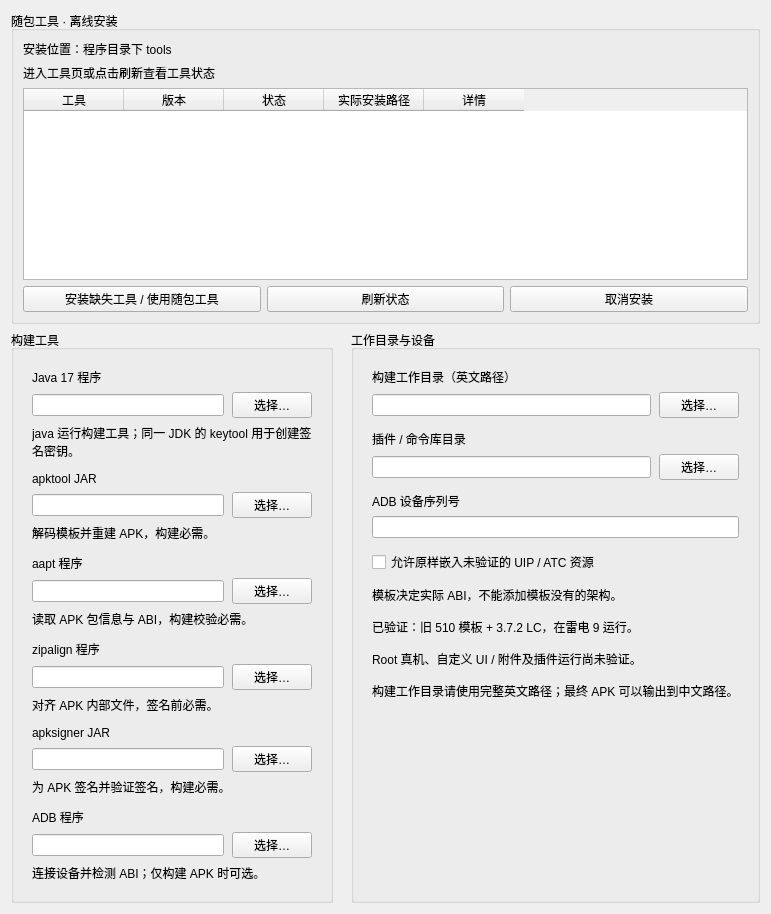
            <widget class="QWidget" name="toolsPageContent">
             <layout class="QVBoxLayout" name="toolsContentLayout">
              <item>
               <widget class="QGroupBox" name="toolsInstallCard">
                <property name="title">
                 <string>随包工具 · 离线安装</string>
                </property>
                <layout class="QVBoxLayout" name="toolsInstallLayout">
                 <item>
                  <widget class="QLabel" name="toolsInstallLocation">
                   <property name="text">
                    <string>安装位置：程序目录下 tools</string>
                   </property>
                   <property name="wordWrap">
                    <bool>true</bool>
                   </property>
                  </widget>
                 </item>
                 <item>
                  <widget class="QLabel" name="toolsStatusHint">
                   <property name="text">
                    <string>进入工具页或点击刷新查看工具状态</string>
                   </property>
                   <property name="wordWrap">
                    <bool>true</bool>
                   </property>
                  </widget>
                 </item>
                 <item>
                  <widget class="QTableWidget" name="toolsTable">
                   <property name="minimumHeight">
                    <number>180</number>
                   </property>
                   <property name="maximumHeight">
                    <number>210</number>
                   </property>
                   <property name="columnCount">
                    <number>5</number>
                   </property>
                   <column>
                    <property name="text">
                     <string>工具</string>
                    </property>
                   </column>
                   <column>
                    <property name="text">
                     <string>版本</string>
                    </property>
                   </column>
                   <column>
                    <property name="text">
                     <string>状态</string>
                    </property>
                   </column>
                   <column>
                    <property name="text">
                     <string>实际安装路径</string>
                    </property>
                   </column>
                   <column>
                    <property name="text">
                     <string>详情</string>
                    </property>
                   </column>
                  </widget>
                 </item>
                 <item>
                  <layout class="QHBoxLayout" name="toolsInstallButtons">
                   <item>
                    <widget class="QPushButton" name="installToolsButton">
                     <property name="text">
                      <string>安装缺失工具 / 使用随包工具</string>
                     </property>
                    </widget>
                   </item>
                   <item>
                    <widget class="QPushButton" name="refreshToolsButton">
                     <property name="text">
                      <string>刷新状态</string>
                     </property>
                    </widget>
                   </item>
                   <item>
                    <widget class="QPushButton" name="cancelInstallButton">
                     <property name="text">
                      <string>取消安装</string>
                     </property>
                    </widget>
                   </item>
                  </layout>
                 </item>
                </layout>
               </widget>
              </item>
              <item>
               <layout class="QHBoxLayout" name="toolsLayout">
                <property name="leftMargin">
                 <number>0</number>
                </property>
                <property name="topMargin">
                 <number>0</number>
                </property>
                <property name="rightMargin">
                 <number>0</number>
                </property>
                <property name="bottomMargin">
                 <number>0</number>
                </property>
                <property name="spacing">
                 <number>18</number>
                </property>
                <item>
                 <widget class="QGroupBox" name="toolsCard">
                  <property name="title">
                   <string>构建工具</string>
                  </property>
                  <layout class="QVBoxLayout" name="toolsCardLayout">
                   <property name="leftMargin">
                    <number>18</number>
                   </property>
                   <property name="topMargin">
                    <number>18</number>
                   </property>
                   <property name="rightMargin">
                    <number>18</number>
                   </property>
                   <property name="bottomMargin">
                    <number>18</number>
                   </property>
                   <property name="spacing">
                    <number>12</number>
                   </property>
                   <item>
                    <widget class="QWidget" name="javaRow">
                     <layout class="QVBoxLayout" name="javaLayout">
                      <property name="leftMargin">
                       <number>0</number>
                      </property>
                      <property name="topMargin">
                       <number>0</number>
                      </property>
                      <property name="rightMargin">
                       <number>0</number>
                      </property>
                      <property name="bottomMargin">
                       <number>0</number>
                      </property>
                      <property name="spacing">
                       <number>6</number>
                      </property>
                      <item>
                       <widget class="QLabel" name="javaLabel">
                        <property name="text">
                         <string>Java 17 程序</string>
                        </property>
                        <property name="wordWrap">
                         <bool>false</bool>
                        </property>
                       </widget>
                      </item>
                      <item>
                       <layout class="QHBoxLayout" name="javaInputLayout">
                        <property name="spacing">
                         <number>8</number>
                        </property>
                        <item>
                         <widget class="QLineEdit" name="javaEdit" />
                        </item>
                        <item>
                         <widget class="QPushButton" name="javaBrowse">
                          <property name="text">
                           <string>选择…</string>
                          </property>
                         </widget>
                        </item>
                       </layout>
                      </item>
                      <item>
                       <widget class="QLabel" name="javaHelp">
                        <property name="text"><string>java 运行构建工具；同一 JDK 的 keytool 用于创建签名密钥。</string></property>
                        <property name="wordWrap"><bool>true</bool></property>
                       </widget>
                      </item>
                     </layout>
                    </widget>
                   </item>
                   <item>
                    <widget class="QWidget" name="apktoolRow">
                     <layout class="QVBoxLayout" name="apktoolLayout">
                      <property name="leftMargin">
                       <number>0</number>
                      </property>
                      <property name="topMargin">
                       <number>0</number>
                      </property>
                      <property name="rightMargin">
                       <number>0</number>
                      </property>
                      <property name="bottomMargin">
                       <number>0</number>
                      </property>
                      <property name="spacing">
                       <number>6</number>
                      </property>
                      <item>
                       <widget class="QLabel" name="apktoolLabel">
                        <property name="text">
                         <string>apktool JAR</string>
                        </property>
                        <property name="wordWrap">
                         <bool>false</bool>
                        </property>
                       </widget>
                      </item>
                      <item>
                       <layout class="QHBoxLayout" name="apktoolInputLayout">
                        <property name="spacing">
                         <number>8</number>
                        </property>
                        <item>
                         <widget class="QLineEdit" name="apktoolEdit" />
                        </item>
                        <item>
                         <widget class="QPushButton" name="apktoolBrowse">
                          <property name="text">
                           <string>选择…</string>
                          </property>
                         </widget>
                        </item>
                       </layout>
                      </item>
                      <item>
                       <widget class="QLabel" name="apktoolHelp">
                        <property name="text"><string>解码模板并重建 APK，构建必需。</string></property>
                        <property name="wordWrap"><bool>true</bool></property>
                       </widget>
                      </item>
                     </layout>
                    </widget>
                   </item>
                   <item>
                    <widget class="QWidget" name="aaptRow">
                     <layout class="QVBoxLayout" name="aaptLayout">
                      <property name="leftMargin">
                       <number>0</number>
                      </property>
                      <property name="topMargin">
                       <number>0</number>
                      </property>
                      <property name="rightMargin">
                       <number>0</number>
                      </property>
                      <property name="bottomMargin">
                       <number>0</number>
                      </property>
                      <property name="spacing">
                       <number>6</number>
                      </property>
                      <item>
                       <widget class="QLabel" name="aaptLabel">
                        <property name="text">
                         <string>aapt 程序</string>
                        </property>
                        <property name="wordWrap">
                         <bool>false</bool>
                        </property>
                       </widget>
                      </item>
                      <item>
                       <layout class="QHBoxLayout" name="aaptInputLayout">
                        <property name="spacing">
                         <number>8</number>
                        </property>
                        <item>
                         <widget class="QLineEdit" name="aaptEdit" />
                        </item>
                        <item>
                         <widget class="QPushButton" name="aaptBrowse">
                          <property name="text">
                           <string>选择…</string>
                          </property>
                         </widget>
                        </item>
                       </layout>
                      </item>
                      <item>
                       <widget class="QLabel" name="aaptHelp">
                        <property name="text"><string>读取 APK 包信息与 ABI，构建校验必需。</string></property>
                        <property name="wordWrap"><bool>true</bool></property>
                       </widget>
                      </item>
                     </layout>
                    </widget>
                   </item>
                   <item>
                    <widget class="QWidget" name="zipalignRow">
                     <layout class="QVBoxLayout" name="zipalignLayout">
                      <property name="leftMargin">
                       <number>0</number>
                      </property>
                      <property name="topMargin">
                       <number>0</number>
                      </property>
                      <property name="rightMargin">
                       <number>0</number>
                      </property>
                      <property name="bottomMargin">
                       <number>0</number>
                      </property>
                      <property name="spacing">
                       <number>6</number>
                      </property>
                      <item>
                       <widget class="QLabel" name="zipalignLabel">
                        <property name="text">
                         <string>zipalign 程序</string>
                        </property>
                        <property name="wordWrap">
                         <bool>false</bool>
                        </property>
                       </widget>
                      </item>
                      <item>
                       <layout class="QHBoxLayout" name="zipalignInputLayout">
                        <property name="spacing">
                         <number>8</number>
                        </property>
                        <item>
                         <widget class="QLineEdit" name="zipalignEdit" />
                        </item>
                        <item>
                         <widget class="QPushButton" name="zipalignBrowse">
                          <property name="text">
                           <string>选择…</string>
                          </property>
                         </widget>
                        </item>
                       </layout>
                      </item>
                      <item>
                       <widget class="QLabel" name="zipalignHelp">
                        <property name="text"><string>对齐 APK 内部文件，签名前必需。</string></property>
                        <property name="wordWrap"><bool>true</bool></property>
                       </widget>
                      </item>
                     </layout>
                    </widget>
                   </item>
                   <item>
                    <widget class="QWidget" name="apksignerRow">
                     <layout class="QVBoxLayout" name="apksignerLayout">
                      <property name="leftMargin">
                       <number>0</number>
                      </property>
                      <property name="topMargin">
                       <number>0</number>
                      </property>
                      <property name="rightMargin">
                       <number>0</number>
                      </property>
                      <property name="bottomMargin">
                       <number>0</number>
                      </property>
                      <property name="spacing">
                       <number>6</number>
                      </property>
                      <item>
                       <widget class="QLabel" name="apksignerLabel">
                        <property name="text">
                         <string>apksigner JAR</string>
                        </property>
                        <property name="wordWrap">
                         <bool>false</bool>
                        </property>
                       </widget>
                      </item>
                      <item>
                       <layout class="QHBoxLayout" name="apksignerInputLayout">
                        <property name="spacing">
                         <number>8</number>
                        </property>
                        <item>
                         <widget class="QLineEdit" name="apksignerEdit" />
                        </item>
                        <item>
                         <widget class="QPushButton" name="apksignerBrowse">
                          <property name="text">
                           <string>选择…</string>
                          </property>
                         </widget>
                        </item>
                       </layout>
                      </item>
                      <item>
                       <widget class="QLabel" name="apksignerHelp">
                        <property name="text"><string>为 APK 签名并验证签名，构建必需。</string></property>
                        <property name="wordWrap"><bool>true</bool></property>
                       </widget>
                      </item>
                     </layout>
                    </widget>
                   </item>
                   <item>
                    <widget class="QWidget" name="adbRow">
                     <layout class="QVBoxLayout" name="adbLayout">
                      <property name="leftMargin">
                       <number>0</number>
                      </property>
                      <property name="topMargin">
                       <number>0</number>
                      </property>
                      <property name="rightMargin">
                       <number>0</number>
                      </property>
                      <property name="bottomMargin">
                       <number>0</number>
                      </property>
                      <property name="spacing">
                       <number>6</number>
                      </property>
                      <item>
                       <widget class="QLabel" name="adbLabel">
                        <property name="text">
                         <string>ADB 程序</string>
                        </property>
                        <property name="wordWrap">
                         <bool>false</bool>
                        </property>
                       </widget>
                      </item>
                      <item>
                       <layout class="QHBoxLayout" name="adbInputLayout">
                        <property name="spacing">
                         <number>8</number>
                        </property>
                        <item>
                         <widget class="QLineEdit" name="adbEdit" />
                        </item>
                        <item>
                         <widget class="QPushButton" name="adbBrowse">
                          <property name="text">
                           <string>选择…</string>
                          </property>
                         </widget>
                        </item>
                       </layout>
                      </item>
                      <item>
                       <widget class="QLabel" name="adbHelp">
                        <property name="text"><string>连接设备并检测 ABI；仅构建 APK 时可选。</string></property>
                        <property name="wordWrap"><bool>true</bool></property>
                       </widget>
                      </item>
                     </layout>
                    </widget>
                   </item>
                  </layout>
                 </widget>
                </item>
                <item>
                 <widget class="QGroupBox" name="runtimeCard">
                  <property name="title">
                   <string>工作目录与设备</string>
                  </property>
                  <layout class="QVBoxLayout" name="runtimeCardLayout">
                   <property name="leftMargin">
                    <number>18</number>
                   </property>
                   <property name="topMargin">
                    <number>18</number>
                   </property>
                   <property name="rightMargin">
                    <number>18</number>
                   </property>
                   <property name="bottomMargin">
                    <number>18</number>
                   </property>
                   <property name="spacing">
                    <number>12</number>
                   </property>
                   <item>
                    <widget class="QWidget" name="workspaceRow">
                     <layout class="QVBoxLayout" name="workspaceLayout">
                      <property name="leftMargin">
                       <number>0</number>
                      </property>
                      <property name="topMargin">
                       <number>0</number>
                      </property>
                      <property name="rightMargin">
                       <number>0</number>
                      </property>
                      <property name="bottomMargin">
                       <number>0</number>
                      </property>
                      <property name="spacing">
                       <number>6</number>
                      </property>
                      <item>
                       <widget class="QLabel" name="workspaceLabel">
                        <property name="text">
                         <string>构建工作目录（英文路径）</string>
                        </property>
                        <property name="wordWrap">
                         <bool>false</bool>
                        </property>
                       </widget>
                      </item>
                      <item>
                       <layout class="QHBoxLayout" name="workspaceInputLayout">
                        <property name="spacing">
                         <number>8</number>
                        </property>
                        <item>
                         <widget class="QLineEdit" name="workspaceEdit" />
                        </item>
                        <item>
                         <widget class="QPushButton" name="workspaceBrowse">
                          <property name="text">
                           <string>选择…</string>
                          </property>
                         </widget>
                        </item>
                       </layout>
                      </item>
                     </layout>
                    </widget>
                   </item>
                   <item>
                    <widget class="QWidget" name="dependency_dirRow">
                     <layout class="QVBoxLayout" name="dependency_dirLayout">
                      <property name="leftMargin">
                       <number>0</number>
                      </property>
                      <property name="topMargin">
                       <number>0</number>
                      </property>
                      <property name="rightMargin">
                       <number>0</number>
                      </property>
                      <property name="bottomMargin">
                       <number>0</number>
                      </property>
                      <property name="spacing">
                       <number>6</number>
                      </property>
                      <item>
                       <widget class="QLabel" name="dependency_dirLabel">
                        <property name="text">
                         <string>插件 / 命令库目录</string>
                        </property>
                        <property name="wordWrap">
                         <bool>false</bool>
                        </property>
                       </widget>
                      </item>
                      <item>
                       <layout class="QHBoxLayout" name="dependency_dirInputLayout">
                        <property name="spacing">
                         <number>8</number>
                        </property>
                        <item>
                         <widget class="QLineEdit" name="dependency_dirEdit" />
                        </item>
                        <item>
                         <widget class="QPushButton" name="dependency_dirBrowse">
                          <property name="text">
                           <string>选择…</string>
                          </property>
                         </widget>
                        </item>
                       </layout>
                      </item>
                     </layout>
                    </widget>
                   </item>
                   <item>
                    <widget class="QWidget" name="serialRow">
                     <layout class="QVBoxLayout" name="serialLayout">
                      <property name="leftMargin">
                       <number>0</number>
                      </property>
                      <property name="topMargin">
                       <number>0</number>
                      </property>
                      <property name="rightMargin">
                       <number>0</number>
                      </property>
                      <property name="bottomMargin">
                       <number>0</number>
                      </property>
                      <property name="spacing">
                       <number>6</number>
                      </property>
                      <item>
                       <widget class="QLabel" name="serialLabel">
                        <property name="text">
                         <string>ADB 设备序列号</string>
                        </property>
                        <property name="wordWrap">
                         <bool>false</bool>
                        </property>
                       </widget>
                      </item>
                      <item>
                       <layout class="QHBoxLayout" name="serialInputLayout">
                        <property name="spacing">
                         <number>8</number>
                        </property>
                        <item>
                         <widget class="QLineEdit" name="serialEdit" />
                        </item>
                       </layout>
                      </item>
                     </layout>
                    </widget>
                   </item>
                   <item>
                    <widget class="QCheckBox" name="allowResourcesCheck">
                     <property name="text">
                      <string>允许原样嵌入未验证的 UIP / ATC 资源</string>
                     </property>
                    </widget>
                   </item>
                   <item>
                    <widget class="QLabel" name="runtimeHint">
                     <property name="text">
                      <string>模板决定实际 ABI，不能添加模板没有的架构。

已验证：旧 510 模板 + 3.7.2 LC，在雷电 9 运行。

Root 真机、自定义 UI / 附件及插件运行尚未验证。

构建工作目录请使用完整英文路径；最终 APK 可以输出到中文路径。</string>
                     </property>
                     <property name="wordWrap">
                      <bool>true</bool>
                     </property>
                    </widget>
                   </item>
                   <item>
                    <spacer name="runtimeStretch">
                     <property name="orientation">
                      <enum>Qt::Vertical</enum>
                     </property>
                     <property name="sizeHint" stdset="0">
                      <size>
                       <width>10</width>
                       <height>10</height>
                      </size>
                     </property>
                    </spacer>
                   </item>
                  </layout>
                 </widget>
                </item>
               </layout>
              </item>
             </layout>
            </widget>
